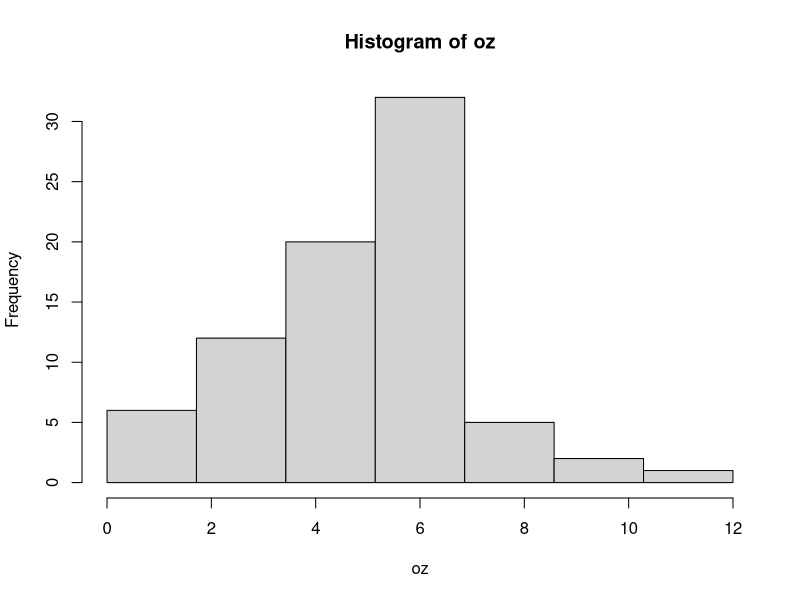
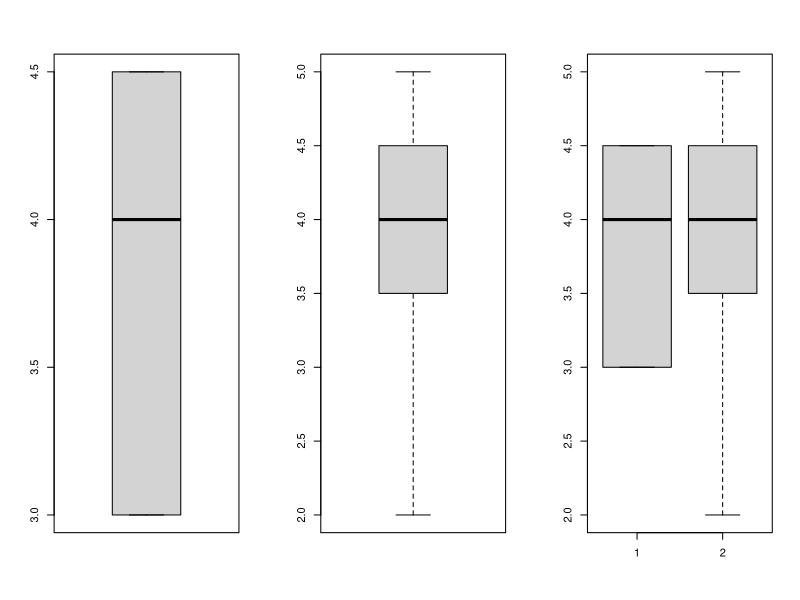

The R source for these figures, in order:
dane=read.csv("ozon.csv", sep=";")

oz=dane$ozon

length(oz)

min(oz)
max(oz)

przedzialy=seq(0,12,length=8)

hist(oz,breaks=(przedzialy))

sort(oz) #sortuje 

#średnia: mean(dane)
#jakis kwantyl 25,50 co to jest
#quantile(dane, probs = p)
#q1 - 25 kwantyl, q2 - 50 kwantyl, q3 - 75 kwantyl

a=c(4,5,7,100,101)
quantile(a)
summary(a)

b=c(21,30,37,88)
quantile(b)

#wariancja (z proby): var(dane)
#odchylenie standardowe(przeciętne odchylenie od średniej): sd(dane)

A=c(3,3,4,4.5,4.5)
B=c(2,3.5,4,4.5,5)

mean(A) #średnia ocen ze statystyki w grupie A wynosi 4
mean(B) #średnia ocen ze statystyki w grupie A wynosi 4

quantile(A)#Co najmniej 25% osób otrzymało ocenę niewiększą niż 3 
#i conajmniej 25% otrzymało ocene nie mniejszą niz 3
#Dominata=[3,4,5]

var(A) #wariancja
sd(A) #przecietne oceny odchylaja sie od sredniej o 1 stopien

R=max(A)-min(A)
RQ=quantile(A,prob=0.75)-quantile(A,prob=0.25)
v=sd(A)/mean(A)*100 #oceny są slabo zroznicowane

#wykres pudełkowy: boxplot(dane)
par(mfrow=c(1,3))
boxplot(A)
boxplot(B)

boxplot(A,B)


#WYKLAD CZESC 2

#zeminna losowa ciagle - czas, 
#zmienna losowa nie ciagla - rzut koscia

#rozklad dwumianowy:
dbinom(0,3,0.6)
#suma 2 prawdopodobieństw:
dbinom(2,3,0.6)+dbinom(3,3,0.6)
#dystrybuanta:
1-pbinom(1,3,0.6)

x=seq(0,3)
p=c(dbinom(0,3,0.6),dbinom(1,3,0.6),dbinom(2,3,0.6),dbinom(3,3,0.6))

rozklad=rbind(x,p)

expect=0
for (i in 1:4){
  expect=expect+rozklad[1,i]*rozklad[2,i]
}
print("expect")
print(expect)

essa=rbind(1,2,3)